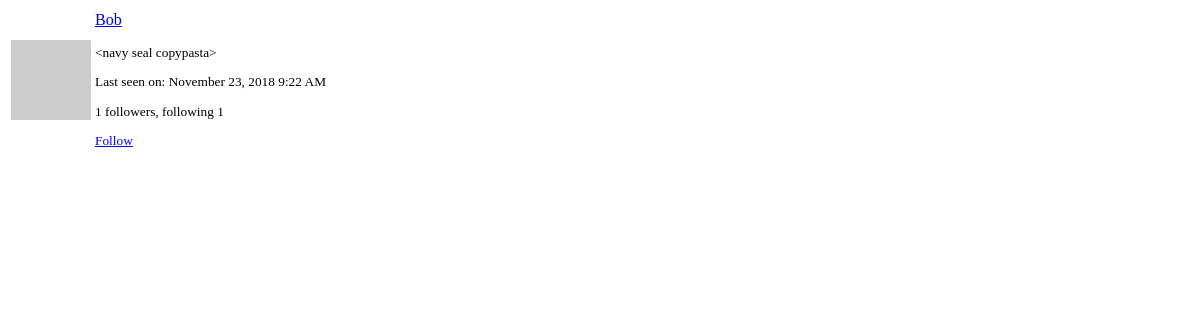
Before: /user/Bob/popup (signed in) with the older database file.
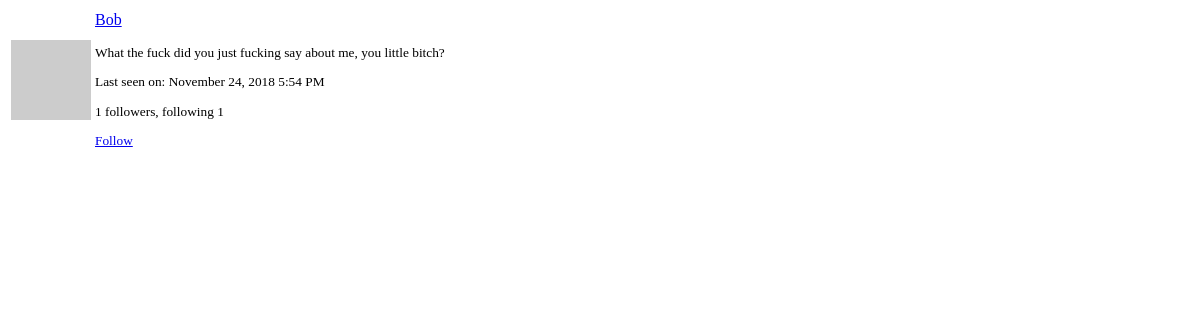
After: the same page with the newer database file.
### app/models.py (models this page shows, shortened)
class User(UserMixin, db.Model):
    id = db.Column(db.Integer, primary_key=True)
    username = db.Column(db.String(64), index=True, unique=True)
    email = db.Column(db.String(120), index=True, unique=True)
    password_hash = db.Column(db.String(128))
    about_me = db.Column(db.String(140))
    last_seen = db.Column(db.DateTime, default=datetime.utcnow)
    posts = db.relationship('Post', backref='author', lazy='dynamic')
    followed = db.relationship(
        'User', secondary=followers,
        primaryjoin=(followers.c.follower_id == id),
        secondaryjoin=(followers.c.followed_id == id),
        backref=db.backref('followers', lazy='dynamic'), lazy='dynamic')
    def avatar(self, size):
        digest = md5(self.email.lower().encode('utf-8')).hexdigest()
        return 'https://www.gravatar.com/avatar/{}?d=retro&s={}'.format(
            digest, size)
    def is_following(self, user):
        return self.followed.filter(
            followers.c.followed_id == user.id).count() > 0

### app/main/routes.py (the view)
@bp.route('/user/<username>/popup')
@login_required
def user_popup(username):
    user = User.query.filter_by(username=username).first_or_404()
    return render_template('user_popup.html', user=user)

### app/main/routes.py (called while the page is built)
@bp.before_app_request
def before_request():
    if current_user.is_authenticated:
        current_user.last_seen = datetime.utcnow()
        db.session.commit()
        g.search_form = SearchForm()
    g.locale = str(get_locale())

### app/models.py (called while the page is built)
@login.user_loader
def load_user(id):
    return User.query.get(int(id))

### app/templates/user_popup.html
<table class="table">
  <tr>
    <td width="64" style="border: 0px;">
      <img src="{{ user.avatar(64) }}">
    </td>
    <td style="border: 0px;">
      <p>
        <a href="{{ url_for('main.user', username=user.username) }}">
          {{ user.username }}
        </a>
      </p>
      <small>
        {% if user.about_me %}<p>{{ user.about_me }}</p>{% endif %}
        {% if user.last_seen %}
          <p>
            {% if user.last_seen %}
              {{ _('Last seen on:') }}
              {{ moment(user.last_seen).format('LLL') }}
            {% endif %}
          </p>
        {% endif %}
        <p>
          {{ user.followers.count() }} {{ _('followers, following') }} {{ user.followed.count() }}
        </p>
        {% if user != current_user %}
          {% if not current_user.is_following(user) %}
            <a href="{{ url_for('main.follow', username=user.username) }}">
                {{ _('Follow') }}
            </a>
          {% else %}
            <a href="{{ url_for('main.unfollow', username=user.username) }}">
                {{ _('Unfollow') }}
            </a>
          {% endif %}
        {% endif %}
      </small>
    </td>
  </tr>
</table>

Changed rows visible on the page:
changed User "Bob": about_me "<navy seal copypasta>" → "What the fuck did you just fucking say about me, you little bitch?"; last_seen "November 23, 2018 9:22 AM" → "November 24, 2018 5:54 PM"
